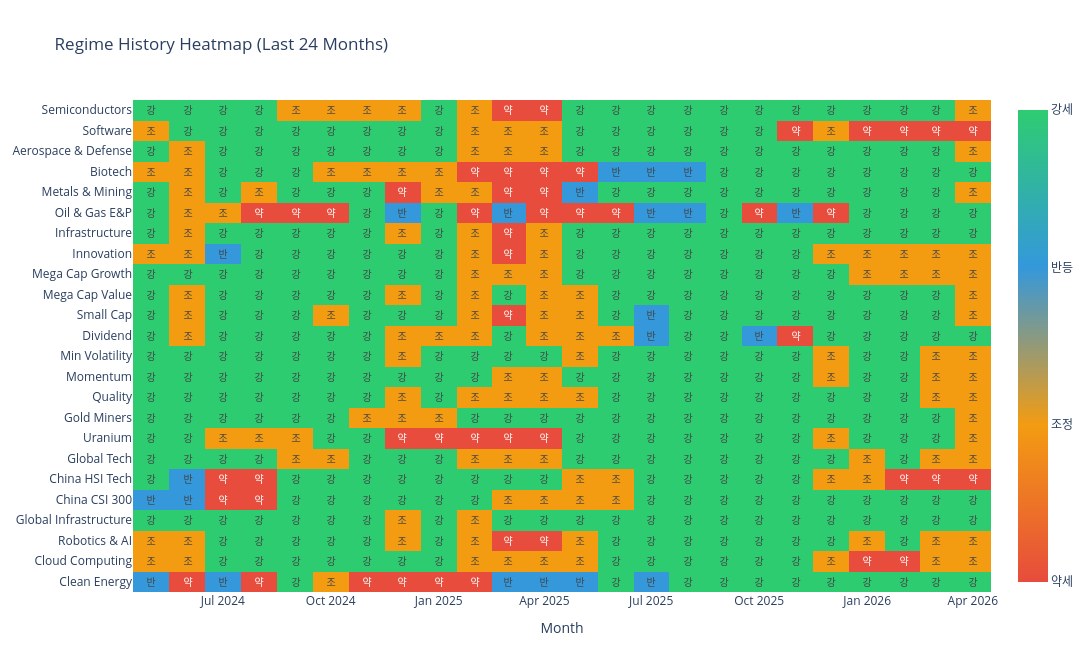

Source (notebook cell):
### Code cell
# 국면을 숫자로 인코딩 (히트맵용)
regime_encoding = {
    '강세 (Bullish)': 3,
    '반등 (Recovery)': 2,
    '조정 (Correction)': 1,
    '약세 (Bearish)': 0,
}
regime_numeric = regime_df.replace(regime_encoding).apply(pd.to_numeric, errors='coerce')

# 최근 24개월만 표시
recent = regime_numeric.tail(24).T
recent.index = [TICKER_DESCRIPTIONS.get(t, t) for t in recent.index]
recent.columns = [d.strftime('%Y-%m') for d in regime_numeric.tail(24).index]

# 커스텀 컬러스케일
colorscale = [
    [0.0, '#e74c3c'],    # 약세
    [0.333, '#f39c12'],  # 조정
    [0.667, '#3498db'],  # 반등
    [1.0, '#2ecc71'],    # 강세
]

# 히트맵용 텍스트 (국면명 약어)
regime_text_map = {3: '강세', 2: '반등', 1: '조정', 0: '약세'}
text_matrix = regime_df.tail(24).replace(
    {v: k for k, v in regime_encoding.items()}
).T
text_matrix.index = recent.index
text_matrix.columns = recent.columns
# 짧은 라벨로 변환
text_short = text_matrix.replace({
    '강세 (Bullish)': '강',
    '조정 (Correction)': '조',
    '반등 (Recovery)': '반',
    '약세 (Bearish)': '약',
})

fig = go.Figure(data=go.Heatmap(
    z=recent.values,
    x=recent.columns,
    y=recent.index,
    text=text_short.values,
    texttemplate='%{text}',
    textfont=dict(size=10),
    colorscale=colorscale,
    zmin=0, zmax=3,
    colorbar=dict(
        tickvals=[0, 1, 2, 3],
        ticktext=['약세', '조정', '반등', '강세'],
    ),
    hovertemplate='%{y}<br>%{x}<br>%{text}<extra></extra>',
))

fig.update_layout(
    title='Regime History Heatmap (Last 24 Months)',
    xaxis_title='Month',
    yaxis=dict(autorange='reversed'),
    template='plotly_white',
    height=max(500, len(recent) * 28),
    width=1100,
)
fig.show()

### Figure 1 — Plotly figure (JSON) as saved in the notebook; plotly's stock layout.template omitted (floating-point values rounded to 4 significant figures; data arrays with more than 128 entries replaced by an {"elided": "..."} marker saying what was removed)
{"data": [{"colorbar": {"ticktext": ["약세", "조정", "반등", "강세"], "tickvals": [0, 1, 2, 3]}, "colorscale": [[0, "#e74c3c"], [0.333, "#f39c12"], [0.667, "#3498db"], [1, "#2ecc71"]], "hovertemplate": "%{y}<br>%{x}<br>%{text}<extra></extra>", "text": {"elided": "24x24 str values"}, "textfont": {"size": 10}, "texttemplate": "%{text}", "type": "heatmap", "x": ["2024-05", "2024-06", "2024-07", "2024-08", "2024-09", "2024-10", "2024-11", "2024-12", "2025-01", "2025-02", "2025-03", "2025-04", "2025-05", "2025-06", "2025-07", "2025-08", "2025-09", "2025-10", "2025-11", "2025-12", "2026-01", "2026-02", "2026-03", "2026-04"], "y": ["Semiconductors", "Software", "Aerospace & Defense", "Biotech", "Metals & Mining", "Oil & Gas E&P", "Infrastructure", "Innovation", "Mega Cap Growth", "Mega Cap Value", "Small Cap", "Dividend", "Min Volatility", "Momentum", "Quality", "Gold Miners", "Uranium", "Global Tech", "China HSI Tech", "China CSI 300", "Global Infrastructure", "Robotics & AI", "Cloud Computing", "Clean Energy"], "z": {"elided": "24x24 float values"}, "zmax": 3, "zmin": 0}], "layout": {"height": 672, "title": {"text": "Regime History Heatmap (Last 24 Months)"}, "width": 1100, "xaxis": {"title": {"text": "Month"}}, "yaxis": {"autorange": "reversed"}}}
